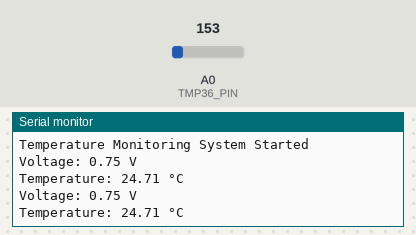
A sketch run on a simulated Arduino Uno, built with avr-gcc and run on an emulated ATmega328P. Shown: the last lines printed to the serial monitor. The inputs (shaded band) are chosen by the test bench; at power-on: A0 (TMP36_PIN) = 153.

Above: at 1.8 s.
1.9 s: A0 (TMP36_PIN) set to 176
At 2.8 s:
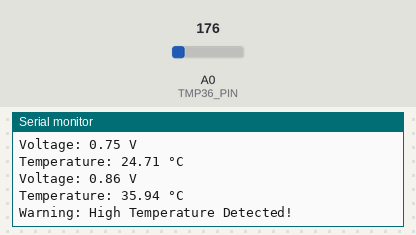
4.5 s: A0 (TMP36_PIN) set to 165
At 5.8 s:
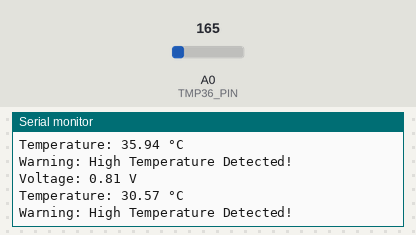
6.0 s: A0 (TMP36_PIN) set to 133
At 6.9 s:
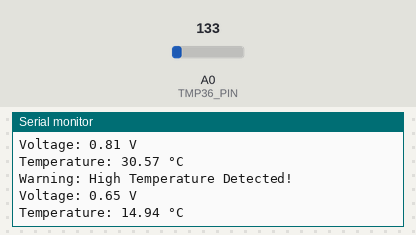
Timing chart, 0 to 9.0 s (numbered marks = the images above; inputs shaded):
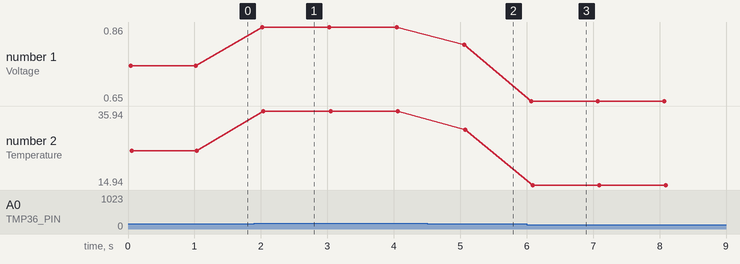

Measured:
- the behaviour switches between 163 and 164 on A0 (TMP36_PIN) (found by bisection; images 0 and 1)
- after the input at 1.9 s, the serial monitor: prints a new line after 0.12 s (image 1)
- after the input at 4.5 s, the serial monitor: prints a new line after 0.56 s (image 2)
- after the input at 6.0 s, the serial monitor: prints a new line after 0.07 s (image 3)
- plotted number 1: 0.75 → 0.86 after the input at 1.9 s, 0.86 → 0.81 after the input at 4.5 s, 0.81 → 0.65 after the input at 6.0 s
- plotted number 2: 24.71 → 35.94 after the input at 1.9 s, 35.94 → 30.57 after the input at 4.5 s, 30.57 → 14.94 after the input at 6.0 s

The sketch:

temperature_sensor.ino
```cpp
const float TEMP_THRESHOLD = 30.0; // Warning threshold in °C
#define TMP36_PIN A0               // Analog pin for TMP36

void setup() {
  Serial.begin(9600);
  Serial.println("Temperature Monitoring System Started");
}

void loop() {
  int sensorValue = analogRead(TMP36_PIN);

  // Step 1: Convert analog reading to voltage (5V reference)
  float voltage = sensorValue * (5.0 / 1024.0);
  Serial.print("Voltage: ");
  Serial.print(voltage);
  Serial.println(" V");

  // Step 2: Convert voltage to temperature in Celsius
  float temperature = (voltage - 0.5) * 100.0;  // Adjusted for TMP36
  Serial.print("Temperature: ");
  Serial.print(temperature);
  Serial.println(" °C");

  // Step 3: Check if temperature exceeds threshold
  if (temperature > TEMP_THRESHOLD) {
    Serial.println("Warning: High Temperature Detected!");
  }

  delay(1000);  // Delay for readability in Serial Monitor
}
```
